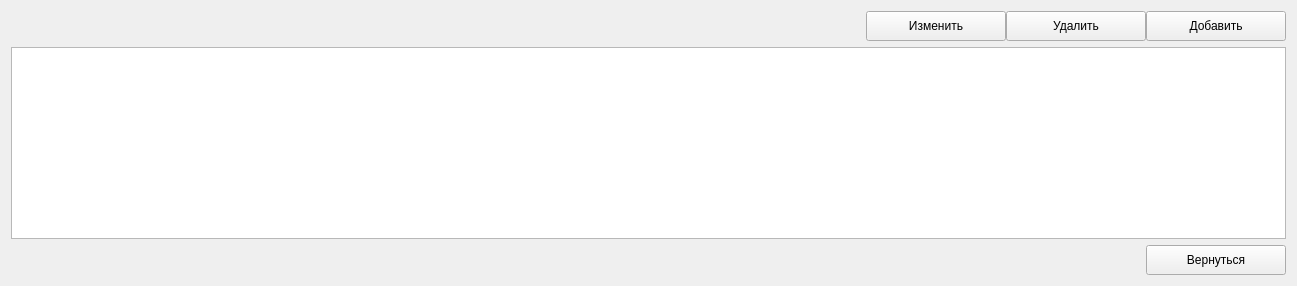
          <widget class="QWidget" name="pageListTask">
           <layout class="QGridLayout" name="gridLayout_44">
            <item row="1" column="0">
             <widget class="QTableView" name="tableListTask">
              <property name="editTriggers">
               <set>QAbstractItemView::NoEditTriggers</set>
              </property>
              <property name="selectionBehavior">
               <enum>QAbstractItemView::SelectRows</enum>
              </property>
              <property name="gridStyle">
               <enum>Qt::NoPen</enum>
              </property>
              <property name="sortingEnabled">
               <bool>true</bool>
              </property>
              <property name="cornerButtonEnabled">
               <bool>true</bool>
              </property>
             </widget>
            </item>
            <item row="0" column="0">
             <widget class="QWidget" name="widget_27" native="true">
              <layout class="QGridLayout" name="gridLayout_43">
               <property name="leftMargin">
                <number>0</number>
               </property>
               <property name="topMargin">
                <number>0</number>
               </property>
               <property name="rightMargin">
                <number>0</number>
               </property>
               <property name="bottomMargin">
                <number>0</number>
               </property>
               <property name="spacing">
                <number>0</number>
               </property>
               <item row="0" column="3">
                <widget class="QPushButton" name="addListTask">
                 <property name="minimumSize">
                  <size>
                   <width>140</width>
                   <height>30</height>
                  </size>
                 </property>
                 <property name="maximumSize">
                  <size>
                   <width>140</width>
                   <height>30</height>
                  </size>
                 </property>
                 <property name="text">
                  <string>Добавить</string>
                 </property>
                 <property name="icon">
                  <iconset resource="resource.qrc">
                   <normaloff>:/icon/icon/free-icon-add-7222864.png</normaloff>:/icon/icon/free-icon-add-7222864.png</iconset>
                 </property>
                 <property name="iconSize">
                  <size>
                   <width>20</width>
                   <height>20</height>
                  </size>
                 </property>
                </widget>
               </item>
               <item row="0" column="2">
                <widget class="QPushButton" name="deleteListTask">
                 <property name="minimumSize">
                  <size>
                   <width>140</width>
                   <height>30</height>
                  </size>
                 </property>
                 <property name="maximumSize">
                  <size>
                   <width>140</width>
                   <height>30</height>
                  </size>
                 </property>
                 <property name="text">
                  <string>Удалить</string>
                 </property>
                 <property name="icon">
                  <iconset resource="resource.qrc">
                   <normaloff>:/icon/icon/free-icon-minus-button-4315581 копия.png</normaloff>:/icon/icon/free-icon-minus-button-4315581 копия.png</iconset>
                 </property>
                 <property name="iconSize">
                  <size>
                   <width>20</width>
                   <height>20</height>
                  </size>
                 </property>
                </widget>
               </item>
               <item row="0" column="0">
                <spacer name="horizontalSpacer_43">
                 <property name="orientation">
                  <enum>Qt::Horizontal</enum>
                 </property>
                 <property name="sizeHint" stdset="0">
                  <size>
                   <width>855</width>
                   <height>20</height>
                  </size>
                 </property>
                </spacer>
               </item>
               <item row="0" column="1">
                <widget class="QPushButton" name="editListTask">
                 <property name="minimumSize">
                  <size>
                   <width>140</width>
                   <height>30</height>
                  </size>
                 </property>
                 <property name="maximumSize">
                  <size>
                   <width>140</width>
                   <height>30</height>
                  </size>
                 </property>
                 <property name="text">
                  <string>Изменить</string>
                 </property>
                 <property name="icon">
                  <iconset resource="resource.qrc">
                   <normaloff>:/icon/icon/free-icon-pencil-7266923.png</normaloff>:/icon/icon/free-icon-pencil-7266923.png</iconset>
                 </property>
                </widget>
               </item>
              </layout>
             </widget>
            </item>
            <item row="2" column="0">
             <widget class="QWidget" name="widget_4" native="true">
              <layout class="QHBoxLayout" name="horizontalLayout_15">
               <property name="spacing">
                <number>0</number>
               </property>
               <property name="leftMargin">
                <number>0</number>
               </property>
               <property name="topMargin">
                <number>0</number>
               </property>
               <property name="rightMargin">
                <number>0</number>
               </property>
               <property name="bottomMargin">
                <number>0</number>
               </property>
               <item>
                <spacer name="horizontalSpacer_26">
                 <property name="orientation">
                  <enum>Qt::Horizontal</enum>
                 </property>
                 <property name="sizeHint" stdset="0">
                  <size>
                   <width>829</width>
                   <height>20</height>
                  </size>
                 </property>
                </spacer>
               </item>
               <item>
                <widget class="QPushButton" name="cancelPageList">
                 <property name="minimumSize">
                  <size>
                   <width>140</width>
                   <height>30</height>
                  </size>
                 </property>
                 <property name="maximumSize">
                  <size>
                   <width>140</width>
                   <height>30</height>
                  </size>
                 </property>
                 <property name="text">
                  <string>Вернуться</string>
                 </property>
                 <property name="icon">
                  <iconset resource="resource.qrc">
                   <normaloff>:/icon/icon/free-icon-back-2644908.png</normaloff>:/icon/icon/free-icon-back-2644908.png</iconset>
                 </property>
                </widget>
               </item>
              </layout>
             </widget>
            </item>
           </layout>
          </widget>
